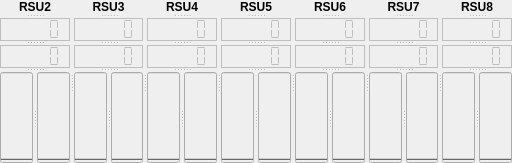
   <widget class="QSplitter" name="splitter">
    <property name="geometry">
     <rect>
      <x>160</x>
      <y>590</y>
      <width>512</width>
      <height>158</height>
     </rect>
    </property>
    <property name="orientation">
     <enum>Qt::Horizontal</enum>
    </property>
    <widget class="QSplitter" name="container_RSU_1">
     <property name="orientation">
      <enum>Qt::Vertical</enum>
     </property>
     <widget class="QLabel" name="label_RSU_1">
      <property name="font">
       <font>
        <weight>75</weight>
        <bold>true</bold>
       </font>
      </property>
      <property name="text">
       <string>RSU2</string>
      </property>
      <property name="alignment">
       <set>Qt::AlignCenter</set>
      </property>
      <property name="wordWrap">
       <bool>false</bool>
      </property>
     </widget>
     <widget class="QLCDNumber" name="temp_display_1">
      <property name="enabled">
       <bool>false</bool>
      </property>
      <property name="frameShape">
       <enum>QFrame::Box</enum>
      </property>
      <property name="frameShadow">
       <enum>QFrame::Plain</enum>
      </property>
      <property name="segmentStyle">
       <enum>QLCDNumber::Flat</enum>
      </property>
     </widget>
     <widget class="QLCDNumber" name="batt_display_1">
      <property name="enabled">
       <bool>false</bool>
      </property>
      <property name="frameShape">
       <enum>QFrame::Box</enum>
      </property>
      <property name="frameShadow">
       <enum>QFrame::Plain</enum>
      </property>
      <property name="segmentStyle">
       <enum>QLCDNumber::Flat</enum>
      </property>
     </widget>
     <widget class="QSplitter" name="splitter_1">
      <property name="orientation">
       <enum>Qt::Horizontal</enum>
      </property>
      <widget class="QProgressBar" name="temp_pb_1">
       <property name="enabled">
        <bool>false</bool>
       </property>
       <property name="minimum">
        <number>-10</number>
       </property>
       <property name="maximum">
        <number>40</number>
       </property>
       <property name="value">
        <number>-10</number>
       </property>
       <property name="textVisible">
        <bool>false</bool>
       </property>
       <property name="orientation">
        <enum>Qt::Vertical</enum>
       </property>
       <property name="invertedAppearance">
        <bool>false</bool>
       </property>
      </widget>
      <widget class="QProgressBar" name="batt_pb_1">
       <property name="enabled">
        <bool>false</bool>
       </property>
       <property name="maximum">
        <number>5</number>
       </property>
       <property name="value">
        <number>0</number>
       </property>
       <property name="textVisible">
        <bool>false</bool>
       </property>
       <property name="orientation">
        <enum>Qt::Vertical</enum>
       </property>
       <property name="invertedAppearance">
        <bool>false</bool>
       </property>
      </widget>
     </widget>
    </widget>
    <widget class="QSplitter" name="container_RSU_2">
     <property name="orientation">
      <enum>Qt::Vertical</enum>
     </property>
     <widget class="QLabel" name="label_RSU_2">
      <property name="font">
       <font>
        <weight>75</weight>
        <bold>true</bold>
       </font>
      </property>
      <property name="text">
       <string>RSU3</string>
      </property>
      <property name="alignment">
       <set>Qt::AlignCenter</set>
      </property>
      <property name="wordWrap">
       <bool>false</bool>
      </property>
     </widget>
     <widget class="QLCDNumber" name="temp_display_2">
      <property name="enabled">
       <bool>false</bool>
      </property>
      <property name="frameShape">
       <enum>QFrame::Box</enum>
      </property>
      <property name="frameShadow">
       <enum>QFrame::Plain</enum>
      </property>
      <property name="segmentStyle">
       <enum>QLCDNumber::Flat</enum>
      </property>
     </widget>
     <widget class="QLCDNumber" name="batt_display_2">
      <property name="enabled">
       <bool>false</bool>
      </property>
      <property name="frameShape">
       <enum>QFrame::Box</enum>
      </property>
      <property name="frameShadow">
       <enum>QFrame::Plain</enum>
      </property>
      <property name="segmentStyle">
       <enum>QLCDNumber::Flat</enum>
      </property>
     </widget>
     <widget class="QSplitter" name="splitter_2">
      <property name="orientation">
       <enum>Qt::Horizontal</enum>
      </property>
      <widget class="QProgressBar" name="temp_pb_2">
       <property name="enabled">
        <bool>false</bool>
       </property>
       <property name="minimum">
        <number>-10</number>
       </property>
       <property name="maximum">
        <number>40</number>
       </property>
       <property name="value">
        <number>-10</number>
       </property>
       <property name="textVisible">
        <bool>false</bool>
       </property>
       <property name="orientation">
        <enum>Qt::Vertical</enum>
       </property>
       <property name="invertedAppearance">
        <bool>false</bool>
       </property>
      </widget>
      <widget class="QProgressBar" name="batt_pb_2">
       <property name="enabled">
        <bool>false</bool>
       </property>
       <property name="maximum">
        <number>5</number>
       </property>
       <property name="value">
        <number>0</number>
       </property>
       <property name="textVisible">
        <bool>false</bool>
       </property>
       <property name="orientation">
        <enum>Qt::Vertical</enum>
       </property>
       <property name="invertedAppearance">
        <bool>false</bool>
       </property>
      </widget>
     </widget>
    </widget>
    <widget class="QSplitter" name="container_RSU_3">
     <property name="orientation">
      <enum>Qt::Vertical</enum>
     </property>
     <widget class="QLabel" name="label_RSU_3">
      <property name="font">
       <font>
        <weight>75</weight>
        <bold>true</bold>
       </font>
      </property>
      <property name="text">
       <string>RSU4</string>
      </property>
      <property name="alignment">
       <set>Qt::AlignCenter</set>
      </property>
      <property name="wordWrap">
       <bool>false</bool>
      </property>
     </widget>
     <widget class="QLCDNumber" name="temp_display_3">
      <property name="enabled">
       <bool>false</bool>
      </property>
      <property name="frameShape">
       <enum>QFrame::Box</enum>
      </property>
      <property name="frameShadow">
       <enum>QFrame::Plain</enum>
      </property>
      <property name="segmentStyle">
       <enum>QLCDNumber::Flat</enum>
      </property>
     </widget>
     <widget class="QLCDNumber" name="batt_display_3">
      <property name="enabled">
       <bool>false</bool>
      </property>
      <property name="frameShape">
       <enum>QFrame::Box</enum>
      </property>
      <property name="frameShadow">
       <enum>QFrame::Plain</enum>
      </property>
      <property name="segmentStyle">
       <enum>QLCDNumber::Flat</enum>
      </property>
     </widget>
     <widget class="QSplitter" name="splitter_3">
      <property name="orientation">
       <enum>Qt::Horizontal</enum>
      </property>
      <widget class="QProgressBar" name="temp_pb_3">
       <property name="enabled">
        <bool>false</bool>
       </property>
       <property name="minimum">
        <number>-10</number>
       </property>
       <property name="maximum">
        <number>40</number>
       </property>
       <property name="value">
        <number>-10</number>
       </property>
       <property name="textVisible">
        <bool>false</bool>
       </property>
       <property name="orientation">
        <enum>Qt::Vertical</enum>
       </property>
       <property name="invertedAppearance">
        <bool>false</bool>
       </property>
      </widget>
      <widget class="QProgressBar" name="batt_pb_3">
       <property name="enabled">
        <bool>false</bool>
       </property>
       <property name="maximum">
        <number>5</number>
       </property>
       <property name="value">
        <number>0</number>
       </property>
       <property name="textVisible">
        <bool>false</bool>
       </property>
       <property name="orientation">
        <enum>Qt::Vertical</enum>
       </property>
       <property name="invertedAppearance">
        <bool>false</bool>
       </property>
      </widget>
     </widget>
    </widget>
    <widget class="QSplitter" name="container_RSU_4">
     <property name="orientation">
      <enum>Qt::Vertical</enum>
     </property>
     <widget class="QLabel" name="label_RSU_4">
      <property name="font">
       <font>
        <weight>75</weight>
        <bold>true</bold>
       </font>
      </property>
      <property name="text">
       <string>RSU5</string>
      </property>
      <property name="alignment">
       <set>Qt::AlignCenter</set>
      </property>
      <property name="wordWrap">
       <bool>false</bool>
      </property>
     </widget>
     <widget class="QLCDNumber" name="temp_display_4">
      <property name="enabled">
       <bool>false</bool>
      </property>
      <property name="frameShape">
       <enum>QFrame::Box</enum>
      </property>
      <property name="frameShadow">
       <enum>QFrame::Plain</enum>
      </property>
      <property name="segmentStyle">
       <enum>QLCDNumber::Flat</enum>
      </property>
     </widget>
     <widget class="QLCDNumber" name="batt_display_4">
      <property name="enabled">
       <bool>false</bool>
      </property>
      <property name="frameShape">
       <enum>QFrame::Box</enum>
      </property>
      <property name="frameShadow">
       <enum>QFrame::Plain</enum>
      </property>
      <property name="segmentStyle">
       <enum>QLCDNumber::Flat</enum>
      </property>
     </widget>
     <widget class="QSplitter" name="splitter_4">
      <property name="orientation">
       <enum>Qt::Horizontal</enum>
      </property>
      <widget class="QProgressBar" name="temp_pb_4">
       <property name="enabled">
        <bool>false</bool>
       </property>
       <property name="minimum">
        <number>-10</number>
       </property>
       <property name="maximum">
        <number>40</number>
       </property>
       <property name="value">
        <number>-10</number>
       </property>
       <property name="textVisible">
        <bool>false</bool>
       </property>
       <property name="orientation">
        <enum>Qt::Vertical</enum>
       </property>
       <property name="invertedAppearance">
        <bool>false</bool>
       </property>
      </widget>
      <widget class="QProgressBar" name="batt_pb_4">
       <property name="enabled">
        <bool>false</bool>
       </property>
       <property name="maximum">
        <number>5</number>
       </property>
       <property name="value">
        <number>0</number>
       </property>
       <property name="textVisible">
        <bool>false</bool>
       </property>
       <property name="orientation">
        <enum>Qt::Vertical</enum>
       </property>
       <property name="invertedAppearance">
        <bool>false</bool>
       </property>
      </widget>
     </widget>
    </widget>
    <widget class="QSplitter" name="container_RSU_5">
     <property name="orientation">
      <enum>Qt::Vertical</enum>
     </property>
     <widget class="QLabel" name="label_RSU_5">
      <property name="font">
       <font>
        <weight>75</weight>
        <bold>true</bold>
       </font>
      </property>
      <property name="text">
       <string>RSU6</string>
      </property>
      <property name="alignment">
       <set>Qt::AlignCenter</set>
      </property>
      <property name="wordWrap">
       <bool>false</bool>
      </property>
     </widget>
     <widget class="QLCDNumber" name="temp_display_5">
      <property name="enabled">
       <bool>false</bool>
      </property>
      <property name="frameShape">
       <enum>QFrame::Box</enum>
      </property>
      <property name="frameShadow">
       <enum>QFrame::Plain</enum>
      </property>
      <property name="segmentStyle">
       <enum>QLCDNumber::Flat</enum>
      </property>
     </widget>
     <widget class="QLCDNumber" name="batt_display_5">
      <property name="enabled">
       <bool>false</bool>
      </property>
      <property name="frameShape">
       <enum>QFrame::Box</enum>
      </property>
      <property name="frameShadow">
       <enum>QFrame::Plain</enum>
      </property>
      <property name="segmentStyle">
       <enum>QLCDNumber::Flat</enum>
      </property>
     </widget>
     <widget class="QSplitter" name="splitter_5">
      <property name="orientation">
       <enum>Qt::Horizontal</enum>
      </property>
      <widget class="QProgressBar" name="temp_pb_5">
       <property name="enabled">
        <bool>false</bool>
       </property>
       <property name="minimum">
        <number>-10</number>
       </property>
       <property name="maximum">
        <number>40</number>
       </property>
       <property name="value">
        <number>-10</number>
       </property>
       <property name="textVisible">
        <bool>false</bool>
       </property>
       <property name="orientation">
        <enum>Qt::Vertical</enum>
       </property>
       <property name="invertedAppearance">
        <bool>false</bool>
       </property>
      </widget>
      <widget class="QProgressBar" name="batt_pb_5">
       <property name="enabled">
        <bool>false</bool>
       </property>
       <property name="maximum">
        <number>5</number>
       </property>
       <property name="value">
        <number>0</number>
       </property>
       <property name="textVisible">
        <bool>false</bool>
       </property>
       <property name="orientation">
        <enum>Qt::Vertical</enum>
       </property>
       <property name="invertedAppearance">
        <bool>false</bool>
       </property>
      </widget>
     </widget>
    </widget>
    <widget class="QSplitter" name="container_RSU_6">
     <property name="orientation">
      <enum>Qt::Vertical</enum>
     </property>
     <widget class="QLabel" name="label_RSU_6">
      <property name="font">
       <font>
        <weight>75</weight>
        <bold>true</bold>
       </font>
      </property>
      <property name="text">
       <string>RSU7</string>
      </property>
      <property name="alignment">
       <set>Qt::AlignCenter</set>
      </property>
      <property name="wordWrap">
       <bool>false</bool>
      </property>
     </widget>
     <widget class="QLCDNumber" name="temp_display_6">
      <property name="enabled">
       <bool>false</bool>
      </property>
      <property name="frameShape">
       <enum>QFrame::Box</enum>
      </property>
      <property name="frameShadow">
       <enum>QFrame::Plain</enum>
      </property>
      <property name="segmentStyle">
       <enum>QLCDNumber::Flat</enum>
      </property>
     </widget>
     <widget class="QLCDNumber" name="batt_display_6">
      <property name="enabled">
       <bool>false</bool>
      </property>
      <property name="frameShape">
       <enum>QFrame::Box</enum>
      </property>
      <property name="frameShadow">
       <enum>QFrame::Plain</enum>
      </property>
      <property name="segmentStyle">
       <enum>QLCDNumber::Flat</enum>
      </property>
     </widget>
     <widget class="QSplitter" name="splitter_6">
      <property name="orientation">
       <enum>Qt::Horizontal</enum>
      </property>
      <widget class="QProgressBar" name="temp_pb_6">
       <property name="enabled">
        <bool>false</bool>
       </property>
       <property name="minimum">
        <number>-10</number>
       </property>
       <property name="maximum">
        <number>40</number>
       </property>
       <property name="value">
        <number>-10</number>
       </property>
       <property name="textVisible">
        <bool>false</bool>
       </property>
       <property name="orientation">
        <enum>Qt::Vertical</enum>
       </property>
       <property name="invertedAppearance">
        <bool>false</bool>
       </property>
      </widget>
      <widget class="QProgressBar" name="batt_pb_6">
       <property name="enabled">
        <bool>false</bool>
       </property>
       <property name="maximum">
        <number>5</number>
       </property>
       <property name="value">
        <number>0</number>
       </property>
       <property name="textVisible">
        <bool>false</bool>
       </property>
       <property name="orientation">
        <enum>Qt::Vertical</enum>
       </property>
       <property name="invertedAppearance">
        <bool>false</bool>
       </property>
      </widget>
     </widget>
    </widget>
    <widget class="QSplitter" name="container_RSU_7">
     <property name="orientation">
      <enum>Qt::Vertical</enum>
     </property>
     <widget class="QLabel" name="label_RSU_7">
      <property name="font">
       <font>
        <weight>75</weight>
        <bold>true</bold>
       </font>
      </property>
      <property name="text">
       <string>RSU8</string>
      </property>
      <property name="alignment">
       <set>Qt::AlignCenter</set>
      </property>
      <property name="wordWrap">
       <bool>false</bool>
      </property>
     </widget>
     <widget class="QLCDNumber" name="temp_display_7">
      <property name="enabled">
       <bool>false</bool>
      </property>
      <property name="frameShape">
       <enum>QFrame::Box</enum>
      </property>
      <property name="frameShadow">
       <enum>QFrame::Plain</enum>
      </property>
      <property name="segmentStyle">
       <enum>QLCDNumber::Flat</enum>
      </property>
     </widget>
     <widget class="QLCDNumber" name="batt_display_7">
      <property name="enabled">
       <bool>false</bool>
      </property>
      <property name="frameShape">
       <enum>QFrame::Box</enum>
      </property>
      <property name="frameShadow">
       <enum>QFrame::Plain</enum>
      </property>
      <property name="segmentStyle">
       <enum>QLCDNumber::Flat</enum>
      </property>
     </widget>
     <widget class="QSplitter" name="splitter_7">
      <property name="orientation">
       <enum>Qt::Horizontal</enum>
      </property>
      <widget class="QProgressBar" name="temp_pb_7">
       <property name="enabled">
        <bool>false</bool>
       </property>
       <property name="minimum">
        <number>-10</number>
       </property>
       <property name="maximum">
        <number>40</number>
       </property>
       <property name="value">
        <number>-10</number>
       </property>
       <property name="textVisible">
        <bool>false</bool>
       </property>
       <property name="orientation">
        <enum>Qt::Vertical</enum>
       </property>
       <property name="invertedAppearance">
        <bool>false</bool>
       </property>
      </widget>
      <widget class="QProgressBar" name="batt_pb_7">
       <property name="enabled">
        <bool>false</bool>
       </property>
       <property name="maximum">
        <number>5</number>
       </property>
       <property name="value">
        <number>0</number>
       </property>
       <property name="textVisible">
        <bool>false</bool>
       </property>
       <property name="orientation">
        <enum>Qt::Vertical</enum>
       </property>
       <property name="invertedAppearance">
        <bool>false</bool>
       </property>
      </widget>
     </widget>
    </widget>
   </widget>
